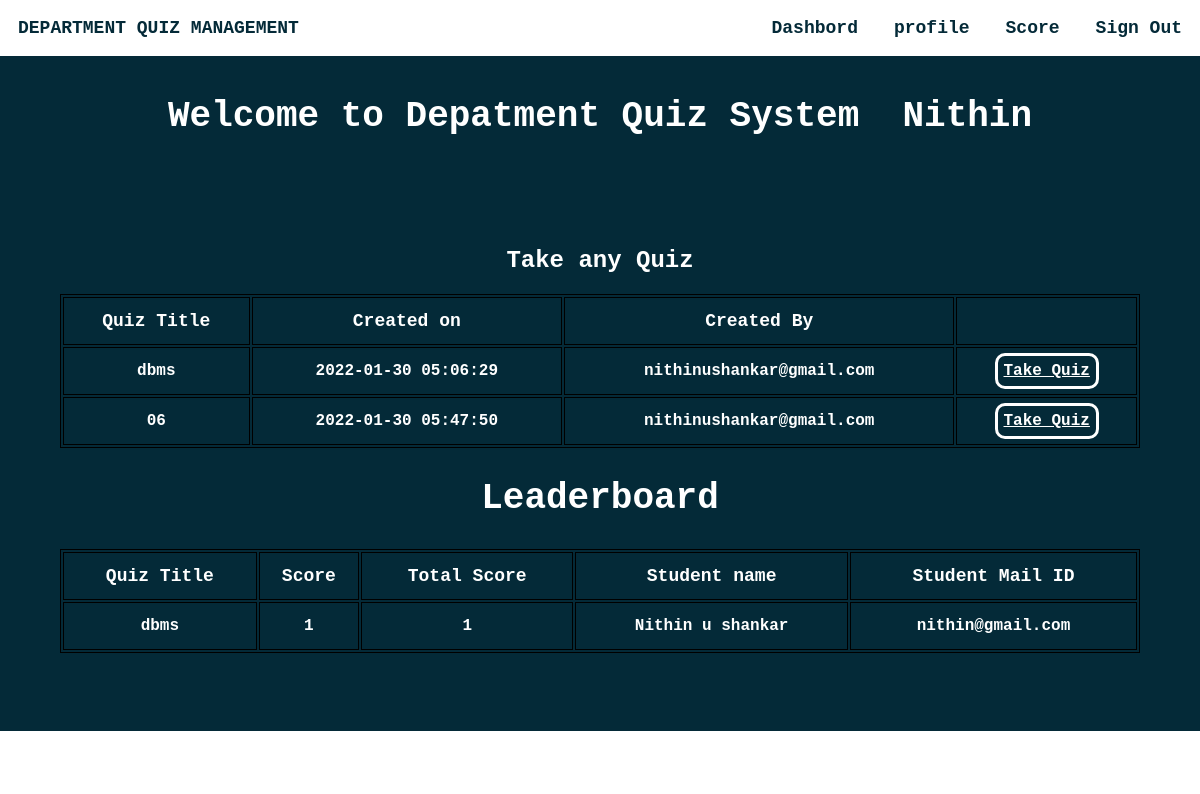
Page /homestud.php (signed in) on the committed database.
### tables this page shows
CREATE TABLE `staff` (
  `staffid` varchar(10) NOT NULL,
  `name` varchar(20) NOT NULL,
  `mail` varchar(30) NOT NULL,
  `phno` varchar(10) NOT NULL,
  `gender` varchar(1) NOT NULL,
  `DOB` varchar(10) NOT NULL,
  `pw` varchar(200) NOT NULL,
  `dept` varchar(3) DEFAULT NULL
);

CREATE TABLE `quiz` (
  `quizid` int(11) NOT NULL,
  `quizname` varchar(20) NOT NULL,
  `date_created` timestamp NOT NULL DEFAULT current_timestamp(),
  `mail` varchar(30) DEFAULT NULL
);

CREATE TABLE `score` (
  `slno` int(11) NOT NULL,
  `score` int(11) NOT NULL,
  `quizid` int(11) NOT NULL,
  `mail` varchar(30) DEFAULT NULL,
  `totalscore` int(11) DEFAULT NULL,
  `remark` varchar(20) DEFAULT NULL
);

CREATE TABLE `student` (
  `usn` varchar(10) NOT NULL,
  `name` varchar(20) NOT NULL,
  `mail` varchar(30) NOT NULL,
  `phno` varchar(10) NOT NULL,
  `gender` varchar(1) NOT NULL,
  `DOB` varchar(10) NOT NULL,
  `pw` varchar(200) NOT NULL,
  `dept` varchar(3) DEFAULT NULL
);

### homestud.php (the view, shortened to what this page needs)
<html>
<head>
</head>
<?php
require_once 'sql.php';
                $conn = mysqli_connect($host, $user, $ps, $project);if (!$conn) {
    echo "<script>alert(\"Database error retry after some time !\")</script>";
}
?>
<body style="color: #fff !important;font-weight:bolder;margin: 0 !important;font-weight: bolder !important;font-family: 'Courier New', Courier, monospace;">
    <div style="background-color: #042A38;height: auto;">
        <div class="navbar" style="display: inline-flex;width: 100%;color:#042A38;position:fixed;">
            <section style="margin: 1.5vw;">DEPARTMENT QUIZ MANAGEMENT</section>
            <ul style="display: inline-flex;padding: 0 !important;margin: 0;float: right;right: 0;position: fixed;width: 50vw;">
                <li onclick="dash()">Dashbord</li>
                <li onclick="prof()">profile</li>
                <li onclick="score()">Score</li>
                <li onclick="lo()">Sign Out</li>
            </ul>
        </div><br><br>
        <?php
        $type1 = $_SESSION["type"];
        $username1 = $_SESSION["username"];
        $sql = "select * from " . $type1 . " where mail='{$username1}'";
        $res =   mysqli_query($conn, $sql);
        if ($res == true) {
            while ($row = mysqli_fetch_array($res)) {
                $dbname = $row['name'];
            }
        }
        ?>
        <center><section style="width:100vw;margin:0vw;margin-top:5vw;font-size:3vw;">Welcome to Depatment Quiz System &nbsp;<?php echo $dbname ?></section></center>
        <section style="color:#fff !important"><br><br><br><br><br>
        <?php
            $sql ="select * from quiz";
            $res=mysqli_query($conn,$sql);
            if($res)
            {
                echo "<center><h1 style=\"font-size:2vw;\">Take any Quiz</h1></center>";
                echo "<center><table><thead><tr><td>Quiz Title</td><td>Created on</td><td>Created By</td><td>  </td></tr></thead>";
                while ($row = mysqli_fetch_assoc($res)) {
                    echo "<tr><td>".$row["quizname"]."</td><td>".$row["date_created"]."</td><td>".$row["mail"]."</td><td><a id=\"tq\" href='takeq.php?qid=".$row['quizid']."'>Take Quiz</button></tr>";
                }
                echo "</table></center>";
            }
            ?>
        </section>
            <section style="color:#fff !important">
            <?php
            $sql="call leaderboard;";
            $res=mysqli_query($conn,$sql);
            if($res)
            {
                echo "<center><h1 style=\"font-size: 3vw\">Leaderboard</h1></center>";
                echo "<table id=\"le\"><thead><tr><td>Quiz Title</td><td>Score</td><td>Total Score</td><td>Student name</td><td>Student Mail ID</td></tr></thead>";
                while ($row = mysqli_fetch_assoc($res)) {
                    echo "<tr><td>".$row["quizname"]."</td><td>".$row["score"]."</td><td>".$row["totalscore"]."</td><td>".$row["name"]."</td><td>".$row["mail"]."</td></tr>";
                }
                echo "</table><br><br><br>";
            }
            else{
                echo mysqli_error($conn);
            }
            ?>
        </section>
    </div>
    <?php require("footer.php");?>
</body>
</html>

### footer.php
<div class="foot w3-container" style="height: 3vh !important;width:100%;color:#042A38;background-color:#fff;font-weight:bolder;margin:0;margin-top:1vw;bottom:0">
    <center>&nbsp;</center>
</div>

### homestud.php (style rules this page uses)
li { margin: 1.5vw; font-size: 1.5vw !important; }
ul { list-style: none; width: auto !important; font-weight: 2vw !important; }
.navbar { background-color: white !important; font-size: 1.5vw !important; }
a { text-decoration: none; color: #fff; }
table { width: 90vw; margin-left: 5vw; margin-right: 5vw; align-content: center; border: 1px solid black; }
thead { font-weight:900; font-size: 1.5vw; }
td { width: auto; border: 1px solid black; text-align: center; height: 4vw; font-weight: bold; }
#tq { text-decoration: underline; border: 3px solid #fff; padding: 0.5vw; border-radius: 10px; }
#le { margin-bottom: 2vw; }

### rows in the picture
staff: name "Nithin"
quiz: quizname "dbms", date_created "2022-01-30 05:06:29", mail "nithinushankar@gmail.com"
quiz: quizname "06", date_created "2022-01-30 05:47:50", mail "nithinushankar@gmail.com"
score: quizid.quizname "dbms", score "1", totalscore "1", mail.name "Nithin u shankar", mail "nithin@gmail.com"
